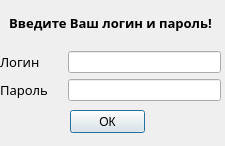
<?xml version="1.0" encoding="UTF-8"?>
<ui version="4.0">
 <class>Dialog</class>
 <widget class="QDialog" name="Dialog">
  <property name="geometry">
   <rect>
    <x>0</x>
    <y>0</y>
    <width>225</width>
    <height>146</height>
   </rect>
  </property>
  <property name="windowTitle">
   <string>Dialog</string>
  </property>
  <widget class="QWidget" name="verticalLayoutWidget">
   <property name="geometry">
    <rect>
     <x>0</x>
     <y>0</y>
     <width>221</width>
     <height>101</height>
    </rect>
   </property>
   <layout class="QVBoxLayout" name="verticalLayout">
    <item>
     <widget class="QLabel" name="label">
      <property name="font">
       <font>
        <family>Century Gothic</family>
        <pointsize>10</pointsize>
        <weight>75</weight>
        <bold>true</bold>
       </font>
      </property>
      <property name="text">
       <string>Введите Ваш логин и пароль!</string>
      </property>
      <property name="alignment">
       <set>Qt::AlignCenter</set>
      </property>
     </widget>
    </item>
    <item>
     <layout class="QFormLayout" name="formLayout">
      <property name="horizontalSpacing">
       <number>20</number>
      </property>
      <item row="0" column="0">
       <widget class="QLabel" name="label_2">
        <property name="font">
         <font>
          <family>Century Gothic</family>
          <pointsize>10</pointsize>
         </font>
        </property>
        <property name="text">
         <string>Логин</string>
        </property>
       </widget>
      </item>
      <item row="0" column="1">
       <widget class="QLineEdit" name="lineEdit"/>
      </item>
      <item row="1" column="0">
       <widget class="QLabel" name="label_3">
        <property name="font">
         <font>
          <family>Century Gothic</family>
          <pointsize>10</pointsize>
         </font>
        </property>
        <property name="text">
         <string>Пароль</string>
        </property>
       </widget>
      </item>
      <item row="1" column="1">
       <widget class="QLineEdit" name="lineEdit_2"/>
      </item>
     </layout>
    </item>
   </layout>
  </widget>
  <widget class="QPushButton" name="pushButton">
   <property name="geometry">
    <rect>
     <x>70</x>
     <y>110</y>
     <width>75</width>
     <height>23</height>
    </rect>
   </property>
   <property name="text">
    <string>ОК</string>
   </property>
  </widget>
 </widget>
 <resources/>
 <connections/>
</ui>
